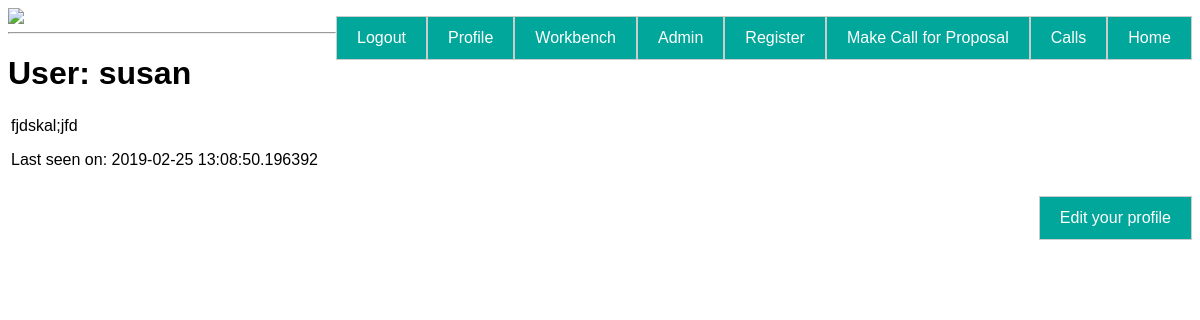
The page /profile/susan (signed in) on the database as committed earlier.
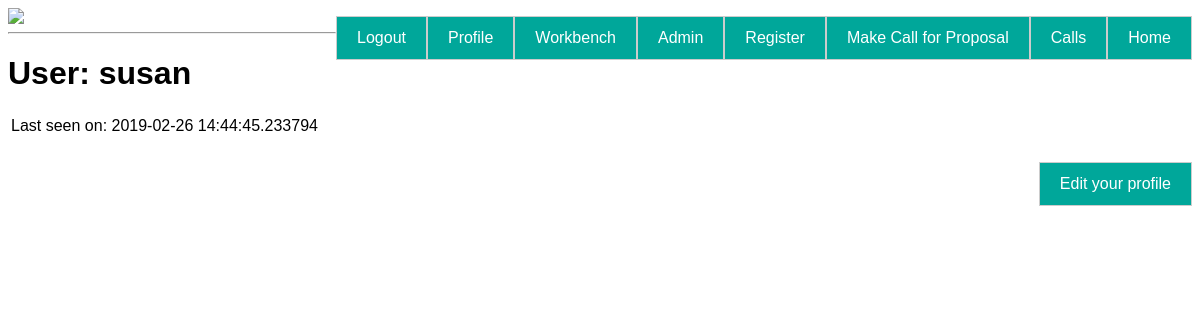
The same page on the database as committed later.
### app/models.py (models this page shows, shortened)
class User(db.Model, UserMixin):
    id = db.Column(db.Integer, primary_key=True)
    username = db.Column(db.String(64), index=True, unique=True)
    email = db.Column(db.String(120), index=True, unique=True)
    password_hash = db.Column(db.String(128))
    access = db.Column(db.Integer)
    proposals = db.relationship('Proposal', backref='author', lazy='dynamic')
    education_info = db.relationship("EducationInfo", backref="author", lazy="dynamic")
    employment = db.relationship("Employment", backref="author", lazy="dynamic")
    professional_studies = db.relationship("ProfessionalStudies", backref="author", lazy="dynamic")
    distinctions_and_awards = db.relationship("DistinctionsAndAwards", backref="author", lazy="dynamic")
    funding_diversification = db.relationship("FundingDiversification", backref="author", lazy="dynamic")
    team_members = db.relationship("TeamMembers", backref="author", lazy="dynamic")
    impacts = db.relationship("Impacts", backref="author", lazy="dynamic")
    innovations = db.relationship("Innovation",backref="author", lazy="dynamic")
    publications = db.relationship("Publication", backref="author", lazy="dynamic")
    presentations = db.relationship("Presentation", backref="author", lazy="dynamic")
    academic_collabs = db.relationship("AcademicCollabs", backref="author", lazy="dynamic")
    non_academic_collabs = db.relationship("NonAcademicCollabs", backref="author",lazy="dynamic")
    conferences = db.relationship("Conference", backref="author", lazy="dynamic")
    communications = db.relationship("Communications",backref="author",lazy="dynamic")
    funding_ratio = db.relationship("FundingRatio", backref="author",lazy="dynamic")
    public_engagement = db.relationship("PublicEngagement", backref="author",lazy="dynamic")
    about_me = db.Column(db.String(140))
    last_seen = db.Column(db.DateTime, default=datetime.utcnow())
    def is_admin(self):
        return self.access == 2

### app/routes.py (the view)
@app.route('/profile/<username>')
@login_required
def profile(username):
    user = User.query.filter_by(username=username).first_or_404()
    return render_template('profile.html', user=user, img=svg)

### app/models.py (called while the page is built)
@login.user_loader
def load_user(id):
    return User.query.get(int(id))

### app/routes.py (called while the page is built)
@app.before_request
def before_request():
    if current_user.is_authenticated:
        current_user.last_seen = datetime.utcnow()
        db.session.commit()

### app/templates/profile.html
{% extends "base.html" %}
{% block content %}
    <h1>User: {{  user.username }}</h1>
    <table>
        <tr valign=""top>
            <td>
                {%  if user.about_me %}<p>{{ user.about_me }}</p>{% endif %}
                {% if user.last_seen %}<p>Last seen on: {{ user.last_seen }}</p>{%  endif %}
            </td>
        </tr>
    </table>
    {%  if user == current_user %}
    <p><a href="{{  url_for('edit_profile') }}">Edit your profile</a></p>
    {% endif %}
{% endblock %}

Rows that differ between the two databases and show on the page:
changed User "susan": last_seen "2019-02-25 13:08:50.196392" → "2019-02-26 14:44:45.233794"; about_me "fjdskal;jfd" → (not shown)
